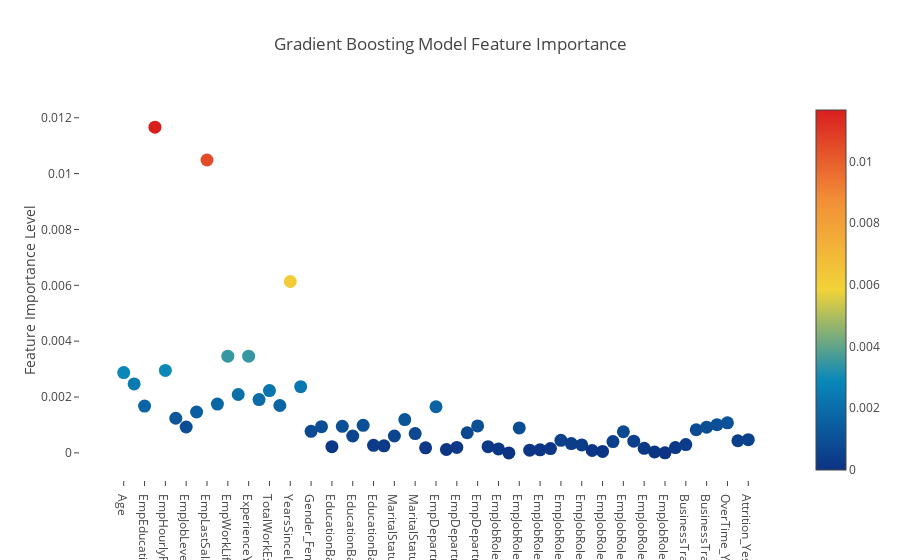

Source (notebook cell):
### Markdown cell above
## Feature Ranking via the Gradient Boosting Model
Much like the Random Forest, we can invoke the featureimportances attribute of the gradient boosting model and dump it in an interactive Plotly chart

### Code cell
# Scatter plot 
trace = go.Scatter(
    y = gb.feature_importances_,
    x = original_final.columns.values,
    mode='markers',
    marker=dict(
        sizemode = 'diameter',
        sizeref = 1,
        size = 13,
        #size= rf.feature_importances_,
        #color = np.random.randn(500), #set color equal to a variable
        color = gb.feature_importances_,
        colorscale='Portland',
        showscale=True
    ),
    text = original_final.columns.values
)
data = [trace]

layout= go.Layout(
    autosize= True,
    title= 'Gradient Boosting Model Feature Importance',
    hovermode= 'closest',
     xaxis= dict(
         ticklen= 5,
         showgrid=False,
        zeroline=False,
        showline=False
     ),
    yaxis=dict(
        title= 'Feature Importance Level',
        showgrid=False,
        zeroline=False,
        ticklen= 5,
        gridwidth= 2
    ),
    showlegend= False
)
fig = go.Figure(data=data, layout=layout)
py.iplot(fig,filename='scatter')

### Figure 1 — Plotly figure (JSON) as saved in the notebook; plotly's stock layout.template omitted (floating-point values rounded to 4 significant figures)
{"data": [{"marker": {"color": [0.002874, 0.002469, 0.001676, 0.01166, 0.002953, 0.001239, 0.0009259, 0.001464, 0.01049, 0.001747, 0.003463, 0.00209, 0.003463, 0.001909, 0.002232, 0.001697, 0.006136, 0.00237, 0.0007726, 0.0009387, 0.0002208, 0.0009496, 0.0006039, 0.0009857, 0.0002715, 0.0002518, 0.0006042, 0.001192, 0.0006907, 0.0001814, 0.001652, 0.00012, 0.0001963, 0.0007211, 0.0009633, 0.0002203, 0.0001407, 2.464e-08, 0.0008926, 9.747e-05, 0.0001085, 0.0001538, 0.0004505, 0.0003341, 0.0002845, 8.58e-05, 5.128e-05, 0.0004032, 0.000757, 0.0004199, 0.0001641, 3.153e-05, 4.159e-07, 0.0001899, 0.0002971, 0.0008276, 0.0009204, 0.001012, 0.001076, 0.0004348, 0.0004714], "colorscale": "Portland", "showscale": true, "size": 13, "sizemode": "diameter", "sizeref": 1}, "mode": "markers", "text": ["Age", "DistanceFromHome", "EmpEducationLevel", "EmpEnvironmentSatisfaction", "EmpHourlyRate", "EmpJobInvolvement", "EmpJobLevel", "EmpJobSatisfaction", "EmpLastSalaryHikePercent", "EmpRelationshipSatisfaction", "EmpWorkLifeBalance", "ExperienceYearsAtThisCompany", "ExperienceYearsInCurrentRole", "NumCompaniesWorked", "TotalWorkExperienceInYears", "TrainingTimesLastYear", "YearsSinceLastPromotion", "YearsWithCurrManager", "Gender_Female", "Gender_Male", "EducationBackground_Human Resources", "EducationBackground_Life Sciences", "EducationBackground_Marketing", "EducationBackground_Medical", "EducationBackground_Other", "EducationBackground_Technical Degree", "MaritalStatus_Divorced", "MaritalStatus_Married", "MaritalStatus_Single", "EmpDepartment_Data Science", "EmpDepartment_Development", "EmpDepartment_Finance", "EmpDepartment_Human Resources", "EmpDepartment_Research & Development", "EmpDepartment_Sales", "EmpJobRole_Business Analyst", "EmpJobRole_Data Scientist", "EmpJobRole_Delivery Manager", "EmpJobRole_Developer", "EmpJobRole_Finance Manager", "EmpJobRole_Healthcare Representative", "EmpJobRole_Human Resources", "EmpJobRole_Laboratory Technician", "EmpJobRole_Manager", "EmpJobRole_Manager R&D", "EmpJobRole_Manufacturing Director", "EmpJobRole_Research Director", "EmpJobRole_Research Scientist", "EmpJobRole_Sales Executive", "EmpJobRole_Sales Representative", "EmpJobRole_Senior Developer", "EmpJobRole_Senior Manager R&D", "EmpJobRole_Technical Architect", "EmpJobRole_Technical Lead", "BusinessTravelFrequency_Non-Travel", "BusinessTravelFrequency_Travel_Frequently", "BusinessTravelFrequency_Travel_Rarely", "OverTime_No", "OverTime_Yes", "Attrition_No", "Attrition_Yes"], "type": "scatter", "x": ["Age", "DistanceFromHome", "EmpEducationLevel", "EmpEnvironmentSatisfaction", "EmpHourlyRate", "EmpJobInvolvement", "EmpJobLevel", "EmpJobSatisfaction", "EmpLastSalaryHikePercent", "EmpRelationshipSatisfaction", "EmpWorkLifeBalance", "ExperienceYearsAtThisCompany", "ExperienceYearsInCurrentRole", "NumCompaniesWorked", "TotalWorkExperienceInYears", "TrainingTimesLastYear", "YearsSinceLastPromotion", "YearsWithCurrManager", "Gender_Female", "Gender_Male", "EducationBackground_Human Resources", "EducationBackground_Life Sciences", "EducationBackground_Marketing", "EducationBackground_Medical", "EducationBackground_Other", "EducationBackground_Technical Degree", "MaritalStatus_Divorced", "MaritalStatus_Married", "MaritalStatus_Single", "EmpDepartment_Data Science", "EmpDepartment_Development", "EmpDepartment_Finance", "EmpDepartment_Human Resources", "EmpDepartment_Research & Development", "EmpDepartment_Sales", "EmpJobRole_Business Analyst", "EmpJobRole_Data Scientist", "EmpJobRole_Delivery Manager", "EmpJobRole_Developer", "EmpJobRole_Finance Manager", "EmpJobRole_Healthcare Representative", "EmpJobRole_Human Resources", "EmpJobRole_Laboratory Technician", "EmpJobRole_Manager", "EmpJobRole_Manager R&D", "EmpJobRole_Manufacturing Director", "EmpJobRole_Research Director", "EmpJobRole_Research Scientist", "EmpJobRole_Sales Executive", "EmpJobRole_Sales Representative", "EmpJobRole_Senior Developer", "EmpJobRole_Senior Manager R&D", "EmpJobRole_Technical Architect", "EmpJobRole_Technical Lead", "BusinessTravelFrequency_Non-Travel", "BusinessTravelFrequency_Travel_Frequently", "BusinessTravelFrequency_Travel_Rarely", "OverTime_No", "OverTime_Yes", "Attrition_No", "Attrition_Yes"], "y": [0.002874, 0.002469, 0.001676, 0.01166, 0.002953, 0.001239, 0.0009259, 0.001464, 0.01049, 0.001747, 0.003463, 0.00209, 0.003463, 0.001909, 0.002232, 0.001697, 0.006136, 0.00237, 0.0007726, 0.0009387, 0.0002208, 0.0009496, 0.0006039, 0.0009857, 0.0002715, 0.0002518, 0.0006042, 0.001192, 0.0006907, 0.0001814, 0.001652, 0.00012, 0.0001963, 0.0007211, 0.0009633, 0.0002203, 0.0001407, 2.464e-08, 0.0008926, 9.747e-05, 0.0001085, 0.0001538, 0.0004505, 0.0003341, 0.0002845, 8.58e-05, 5.128e-05, 0.0004032, 0.000757, 0.0004199, 0.0001641, 3.153e-05, 4.159e-07, 0.0001899, 0.0002971, 0.0008276, 0.0009204, 0.001012, 0.001076, 0.0004348, 0.0004714]}], "layout": {"autosize": true, "hovermode": "closest", "showlegend": false, "title": "Gradient Boosting Model Feature Importance", "xaxis": {"showgrid": false, "showline": false, "ticklen": 5, "zeroline": false}, "yaxis": {"gridwidth": 2, "showgrid": false, "ticklen": 5, "title": "Feature Importance Level", "zeroline": false}}}
